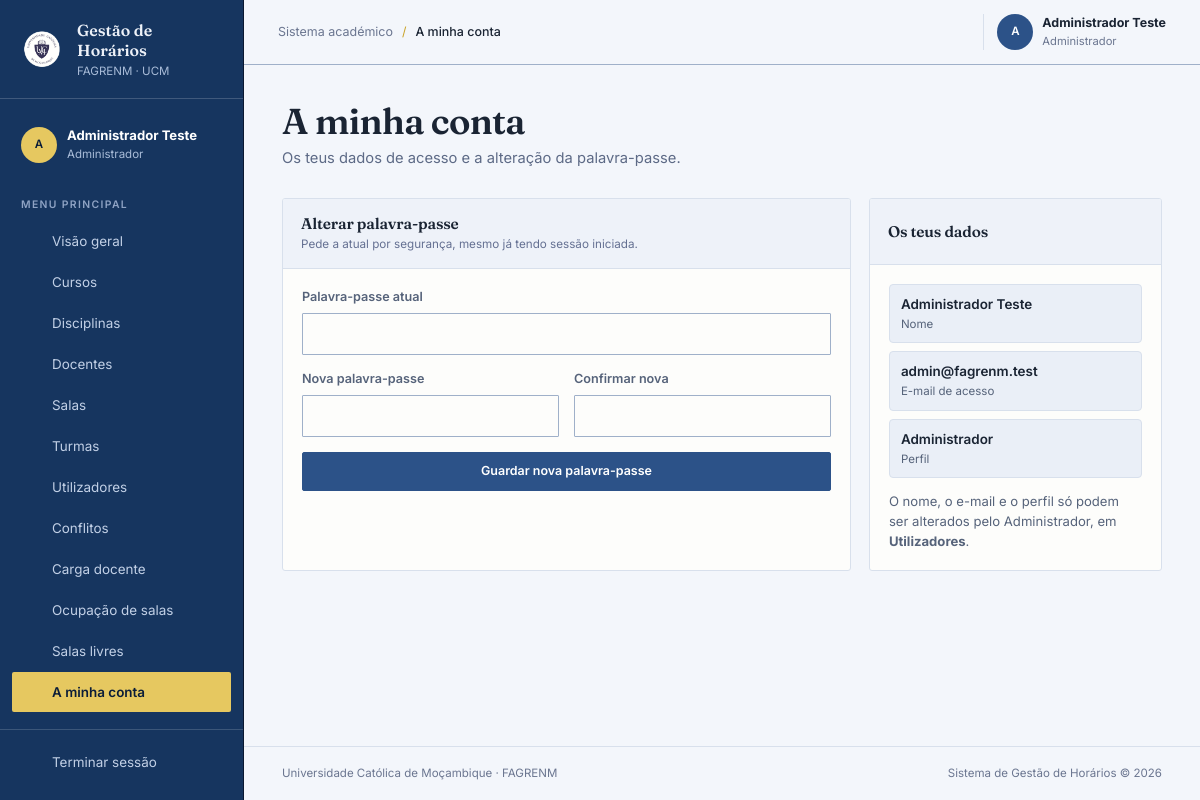
Page /conta.php (signed in) on the committed database.
### tables this page shows
CREATE TABLE utilizadores (
  id INT AUTO_INCREMENT PRIMARY KEY,
  nome VARCHAR(150) NOT NULL,
  email VARCHAR(150) NOT NULL UNIQUE,
  password_hash VARCHAR(255) NOT NULL,
  perfil ENUM('Administrador','Coordenador','Docente') NOT NULL,
  ativo TINYINT(1) DEFAULT 1,
   
  tentativas_falhadas TINYINT UNSIGNED NOT NULL DEFAULT 0,
  bloqueado_ate DATETIME NULL,
  criado_em DATETIME DEFAULT CURRENT_TIMESTAMP
);

### conta.php (the view, shortened to what this page needs)
<?php
require_once __DIR__ . '/includes/auth.php';
$stmt = $pdo->prepare("SELECT nome, email, perfil FROM utilizadores WHERE id = ?");
$stmt->execute([$_SESSION['utilizador_id']]);
$eu = $stmt->fetch();
require_once __DIR__ . '/includes/header.php';
?>
<div class="grid two-column">
    <section class="card">
        <div class="card-header"><div><h2>Alterar palavra-passe</h2><p>Pede a atual por segurança, mesmo já tendo sessão iniciada.</p></div></div>
        <div class="card-body">
            <form method="post" class="form-row">
                <div class="campo" style="grid-column:1/-1">
                    <label for="senha_atual">Palavra-passe atual</label>
                    <input class="form-control" type="password" id="senha_atual" name="senha_atual" required autocomplete="current-password">
                </div>
                <div class="campo">
                    <label for="senha_nova">Nova palavra-passe</label>
                    <input class="form-control" type="password" id="senha_nova" name="senha_nova"
                           minlength="<?= CONTA_MIN_PASSWORD ?>" required autocomplete="new-password">
                </div>
                <div class="campo">
                    <label for="senha_confirma">Confirmar nova</label>
                    <input class="form-control" type="password" id="senha_confirma" name="senha_confirma"
                           minlength="<?= CONTA_MIN_PASSWORD ?>" required autocomplete="new-password">
                </div>
                <div class="campo" style="grid-column:1/-1">
                    <button type="submit" class="btn btn-primary" style="width:auto;padding-inline:2rem">Guardar nova palavra-passe</button>
                </div>
            </form>
        </div>
    </section>
    <aside class="card">
        <div class="card-header"><div><h2>Os teus dados</h2></div></div>
        <div class="card-body">
            <div class="field-grid" style="grid-template-columns:1fr">
                <div class="field-chip"><b><?= htmlspecialchars($eu['nome'] ?? '') ?></b>Nome</div>
                <div class="field-chip"><b><?= htmlspecialchars($eu['email'] ?? '') ?></b>E-mail de acesso</div>
                <div class="field-chip"><b><?= htmlspecialchars($eu['perfil'] ?? '') ?></b>Perfil</div>
            </div>
            <p style="margin:14px 0 0;color:var(--ink-soft);font-size:.82rem">
                O nome, o e-mail e o perfil só podem ser alterados pelo Administrador,
                em <strong>Utilizadores</strong>.
            </p>
        </div>
    </aside>
</div>
<?php require_once __DIR__ . '/includes/footer.php'; ?>

### assets/css/estilo.css (style rules this page uses)
:root { --ink: #1A2433; --ink-soft: #56637A; --petrol: #16355F; --petrol-dark: #0B1D38; --paper: #F3F6FB; --surface: #FDFDFB; --line: #D8E0EC; --line-dark: #9FB0C9; --cobalt: #2C5288; --orange: #C9A227; --yellow: #E6C860; --mint: #A8861D; --danger: #8C1F1F; --success: #1E5C36; --warning: #A8861D; --sidebar: 244px; }
* { box-sizing: border-box; }
html { font-size: 16px; }
body { margin: 0; min-width: 320px; color: var(--ink); background: var(--paper); font: 400 1rem/1.5 "Inter", sans-serif; }
button, input, select, textarea { font: inherit; }
.grid { display: grid; gap: 18px; }
.two-column { grid-template-columns: minmax(0, 1.65fr) minmax(290px, .85fr); }
.stat-card, .card { background: var(--surface); border: 1px solid var(--line); border-radius: 3px; }
.card { overflow: hidden; }
.card-header { min-height: 66px; padding: 15px 18px; display: flex; align-items: center; justify-content: space-between; gap: 16px; border-bottom: 1px solid var(--line); background: #EEF2F9; }
.card-header h2, .card-header h3 { margin: 0; font: 600 .96rem "Fraunces", serif; letter-spacing: -.01em; }
.card-header p { margin: 3px 0 0; color: #647092; font-size: .73rem; }
.card-body { padding: 19px; }
.btn { min-height: 39px; padding: 0 14px; display: inline-flex; align-items: center; justify-content: center; gap: 8px; color: var(--ink); background: var(--surface); border: 1px solid var(--ink); border-radius: 2px; font-size: .78rem; font-weight: 600; cursor: pointer; transition: transform .14s, background .14s, color .14s; }
.btn-primary { color: #fff; background: var(--cobalt); border-color: var(--cobalt); }
.search-box input, .form-control { width: 100%; min-height: 40px; padding: 8px 11px; color: var(--ink); background: var(--surface); border: 1px solid var(--line-dark); border-radius: 1px; outline: none; transition: box-shadow .15s; }
.form-row, .form-linha { display: grid; grid-template-columns: repeat(2,minmax(0,1fr)); gap: 15px; }
.campo { display: flex; flex-direction: column; gap: 6px; }
.campo label { color: var(--ink-soft); font-size: .79rem; font-weight: 600; }
.field-grid { display: grid; grid-template-columns: repeat(auto-fill,minmax(170px,1fr)); gap: 8px; }
.field-chip { padding: 9px 11px; background: #EAEFF7; border: 1px solid var(--line); border-radius: 4px; font-size: .72rem; color: var(--ink-soft); }
.field-chip b { display: block; margin-bottom: 2px; color: var(--ink); font-size: .84rem; font-weight: 600; }

### rows in the picture
utilizadores: nome "Administrador Teste", email "admin@fagrenm.test", perfil "Administrador"

### other values in the picture
$iniciais "A"
$_SESSION['nome'] "Administrador Teste"
$perfilAtual "Administrador"
$rotulo "Visão geral"
$rotulo "Cursos"
$rotulo "Disciplinas"
$rotulo "Docentes"
$rotulo "Salas"
$rotulo "Turmas"
$rotulo "Utilizadores"
$rotulo "Conflitos"
$rotulo "Carga docente"
$rotulo "Ocupação de salas"
$rotulo "Salas livres"
$rotulo "A minha conta"
